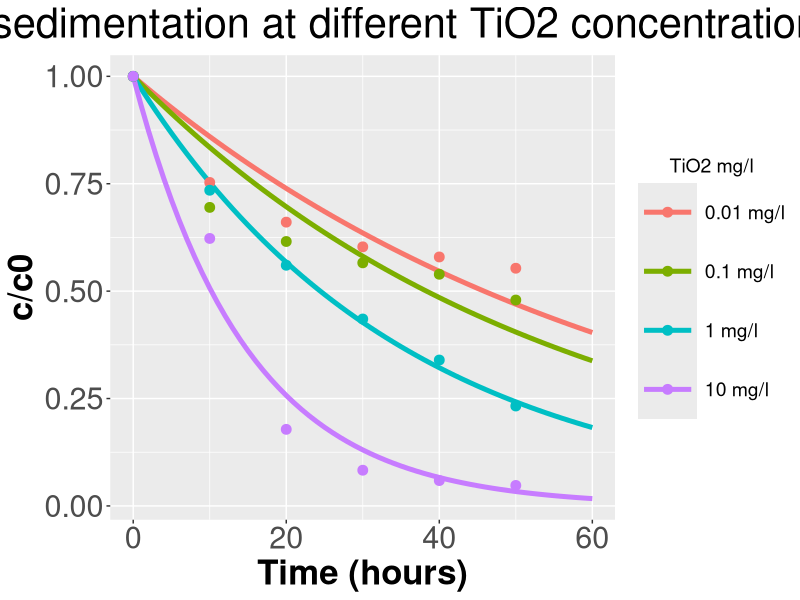
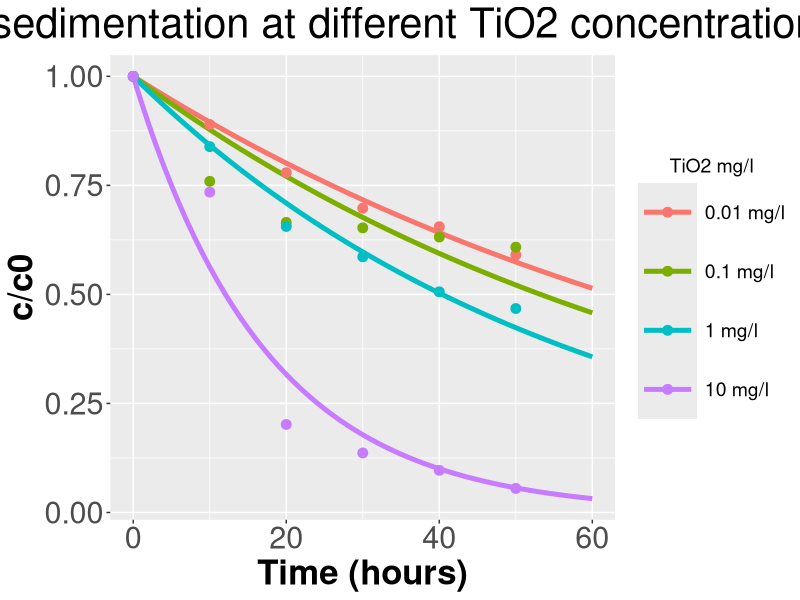
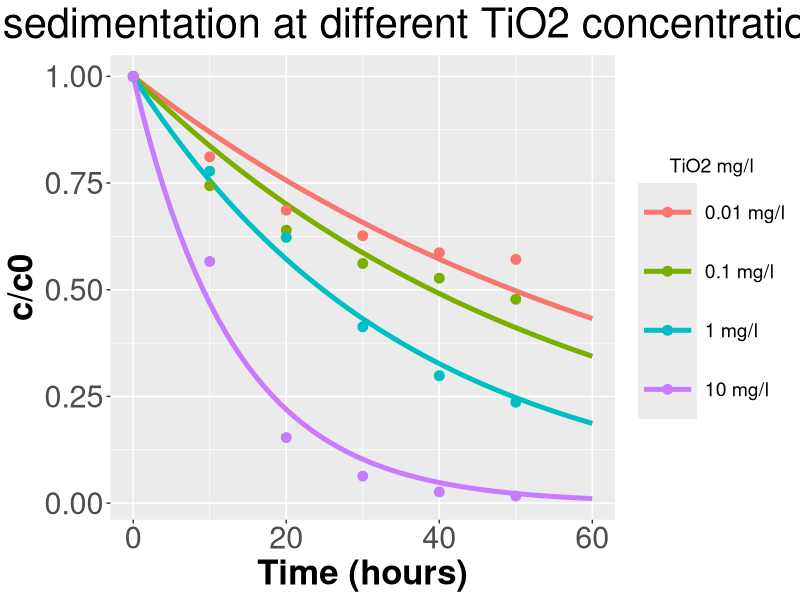
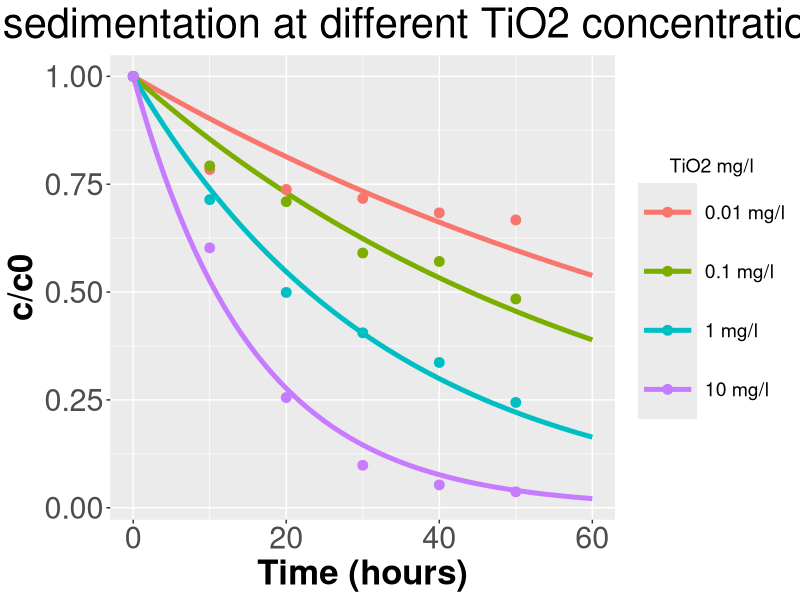
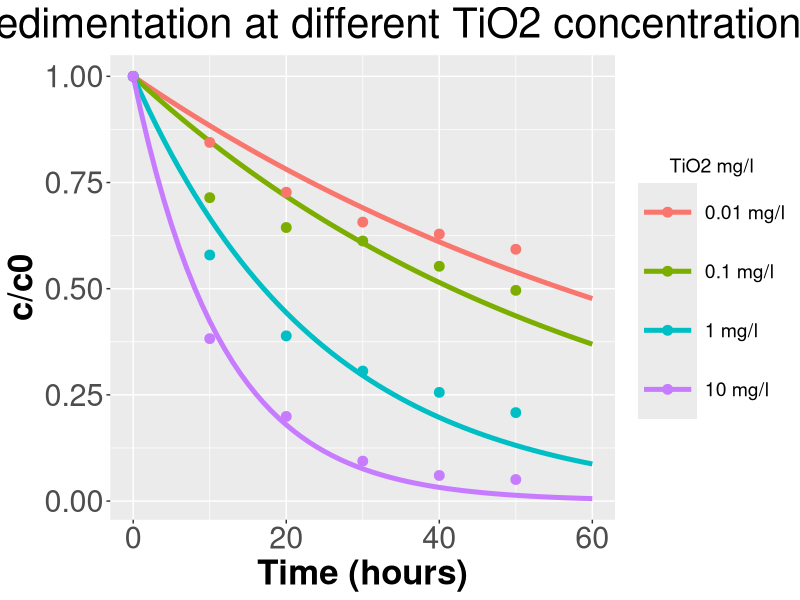
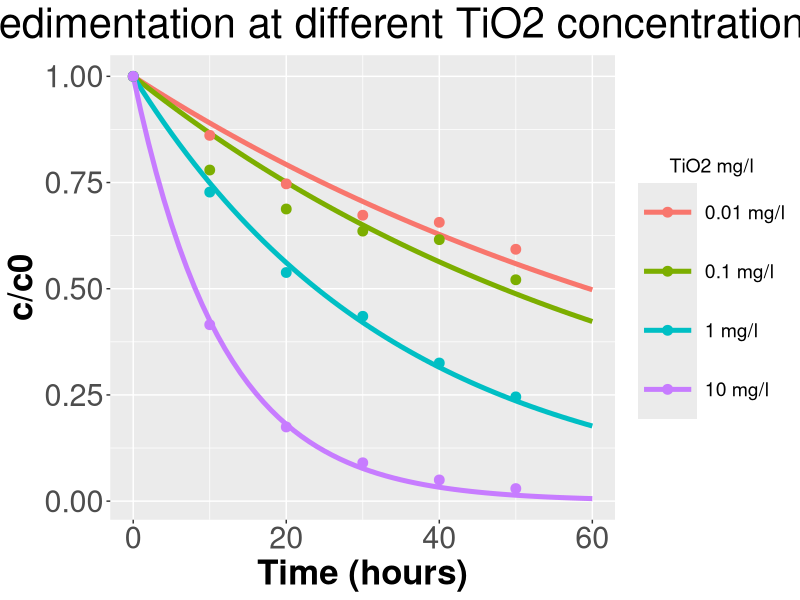

Generate these figures, in order, with R:
setwd("C:/Users/vassi/Documents/GitHub/TiO2_aggregation_and_uptake/TiO2_sedimentation/Brunelli data")


# A simple ODE to describe the sedimentation effect on the TiO2 concentration
sed_function <- function(time, inits, params){
  with(as.list(c(inits, params)),{
    
    dC_water <- - k_sed*C_water
    
    list(dC_water)
  })
}

# The metric used for the optimization
mse_custom <- function(observed, predicted){
  mean((observed - predicted)^2)
}


# The objective function to minimize
obj_function <- function(x, exp_data, initial_water_concentrations){
  k_sed <- x
  mse_scores <- c()
  for (i in 1:4) {
    sol_times <- seq(0,60)
    params <- c("k_sed"=k_sed[i])
    inits <- c("C_water" = initial_water_concentrations[i])
    solution <- data.frame(deSolve::ode(times = sol_times,  func = sed_function, y = inits,
                                        parms = params,
                                        method="lsodes",
                                        rtol = 1e-3, atol = 1e-3))
    results <- data.frame(solution$time, solution$C_water/inits)  # divide with C0 to calculate the fraction C/C0  
    colnames(results) <- c("Time", "Remaining_Concentration_fraction")
    keep_predictions <- results[results$Time %in% exp_data$Time,]
    mse_scores[i] <- mse_custom(exp_data[,i+1], keep_predictions$Remaining_Concentration_fraction)
  }
  minimize <- mean(mse_scores)
  return(minimize)
}

# A function that handles the optimization 
optimization_func <- function(exp_data){
  # Inputs
  initial_water_concentrations <- c(0.01, 0.1, 1, 10) # given in mg TiO2/L
  x0 <- runif(4, 0, 1e-03)
  N_iter <- 500
  print(exp_data)
  opts <- list( "algorithm" = "NLOPT_LN_SBPLX", #"NLOPT_LN_NEWUOA",  #"NLOPT_LN_SBPLX" ,
                "xtol_rel" = 1e-06,
                "ftol_rel" = 0.0,
                "ftol_abs" = 0.0,
                "xtol_abs" = 0.0 ,
                "maxeval" = N_iter,
                "print_level" = 1)
  
  optimization <- nloptr::nloptr(x0 = x0,
                                 eval_f = obj_function,
                                 lb	= rep(0,4),
                                 opts = opts, 
                                 exp_data = exp_data,
                                 initial_water_concentrations = initial_water_concentrations)
  
  return(optimization)
}

# A function to plot the model predictions with the experimental data of a
# specific type water
plot_func <- function(optimization, exp_data, plot_title){
  initial_water_concentrations <- c(0.01, 0.1, 1, 10) # given in mg TiO2/L
  sol_times <- seq(0,60)
  k_sed <-  optimization$solution
  mse_scores <- c()
  keep_predictions <- data.frame(matrix(data=NA, nrow = length(sol_times), ncol = dim(exp_data)[2]))
  keep_predictions[,1] <- sol_times
  colnames(keep_predictions) <- c("Time", "C1", "C2", "C3", "C4")
  for (i in 1:4) {
    params <- c("k_sed" = k_sed[i])
    inits <- c("C_water" = initial_water_concentrations[i])
    solution <- data.frame(deSolve::ode(times = sol_times,  func = sed_function, y = inits,
                                        parms = params,
                                        method="lsodes",
                                        rtol = 1e-3, atol = 1e-3))
    results <- data.frame(solution$time, solution$C_water/inits)  
    colnames(results) <- c("Time", "Remaining_Concentration_fraction")
    keep_predictions[,i+1] <- results[,2]
  }
  
  library(ggplot2)
  cls <- c("0.01 mg/l"="#F8766D", "0.1 mg/l"="#7CAE00", "1 mg/l"="#00BFC4", "10 mg/l"="#C77CFF")
  
  colnames(keep_predictions) <- c("Time", "C1", "C2", "C3", "C4")
  colnames(exp_data) <- c("Time", "C1", "C2", "C3", "C4")
  
  plot <- ggplot()+
    geom_line(data = keep_predictions, aes(x=Time, y=C1, color="0.01 mg/l"), size=1.7)+
    geom_line(data = keep_predictions, aes(x=Time, y=C2, color="0.1 mg/l"), size=1.7)+
    geom_line(data = keep_predictions, aes(x=Time, y=C3, color="1 mg/l"), size=1.7)+
    geom_line(data = keep_predictions, aes(x=Time, y=C4, color="10 mg/l"), size=1.7)+
    
    geom_point(data = exp_data, aes(x=Time, y=C1, color="0.01 mg/l"), size=3)+
    geom_point(data = exp_data, aes(x=Time, y=C2, color="0.1 mg/l"), size=3)+
    geom_point(data = exp_data, aes(x=Time, y=C3, color="1 mg/l"), size=3)+
    geom_point(data = exp_data, aes(x=Time, y=C4, color="10 mg/l"), size=3)+
    
    labs(title = plot_title,
         y = "c/c0", x = "Time (hours)")+
    theme(plot.title = element_text(hjust = 0.5,size=30), 
          axis.title.y =element_text(hjust = 0.5,size=25,face="bold"),
          axis.text.y=element_text(size=22),
          axis.title.x =element_text(hjust = 0.5,size=25,face="bold"),
          axis.text.x=element_text(size=22),
          legend.title=element_text(hjust = 0.5,size=25), 
          legend.text=element_text(size=22)) + 
    
    scale_color_manual("TiO2 mg/l", values=cls)+
    theme(legend.key.size = unit(1.5, 'cm'),  
          legend.title = element_text(size=14),
          legend.text = element_text(size=14),
          axis.text = element_text(size = 14))
  
  return(plot)
}

#====================================================
# Load data and process the data for each type water
#====================================================

c1_data <- read.csv("C1_data.csv") # 0.01 mg/l 
c1_data[,2:7] <- exp(c1_data[,2:7])
c2_data <- read.csv("C2_data.csv") # 0.1 mg/l
c2_data[,2:7] <- exp(c2_data[,2:7])
c3_data <- read.csv("C3_data.csv") # 1 mg/l
c3_data[,2:7] <- exp(c3_data[,2:7])
c4_data <- read.csv("C4_data.csv") # 10 mg/l
c4_data[,2:7] <- exp(c4_data[,2:7])

water_types <- colnames(c1_data)[-1]

### ASW1 data for all concentrations and optimization ###
asw1_data <- data.frame(cbind(c1_data$Time, c1_data$ASW1, 
                              c2_data$ASW1, c3_data$ASW1, c4_data$ASW1))
colnames(asw1_data) <- c("Time", "C1", "C2", "C3", "C4")

asw1_optimization <- optimization_func(asw1_data)
asw1_plot <- plot_func(asw1_optimization, asw1_data, 
                      "ASW1 sedimentation at different TiO2 concentrations")
asw1_ksed <-  asw1_optimization$solution

### ASW2 data for all concentrations ###
asw2_data <- data.frame(cbind(c1_data$Time, c1_data$ASW2, 
                              c2_data$ASW2, c3_data$ASW2, c4_data$ASW2))
colnames(asw2_data) <- c("Time", "C1", "C2", "C3", "C4")

asw2_optimization <- optimization_func(asw2_data)
asw2_plot <- plot_func(asw2_optimization, asw2_data, 
                       "ASW2 sedimentation at different TiO2 concentrations")
asw2_ksed <-  asw2_optimization$solution

# AEW data for all concentrations
aew_data <- data.frame(cbind(c1_data$Time, c1_data$AEW, 
                              c2_data$AEW, c3_data$AEW, c4_data$AEW))
colnames(aew_data) <- c("Time", "C1", "C2", "C3", "C4")

aew_optimization <- optimization_func(aew_data)
aew_plot <- plot_func(aew_optimization, aew_data, 
                       "AEW sedimentation at different TiO2 concentrations")
aew_ksed <-  aew_optimization$solution

### AFW data for all concentrations ###
afw_data <- data.frame(cbind(c1_data$Time, c1_data$AFW, 
                             c2_data$AFW, c3_data$AFW, c4_data$AFW))
colnames(afw_data) <- c("Time", "C1", "C2", "C3", "C4")

afw_optimization <- optimization_func(afw_data)
afw_plot <- plot_func(afw_optimization, afw_data, 
                      "AFW sedimentation at different TiO2 concentrations")
afw_ksed <-  afw_optimization$solution

# LW data for all concentrations
lw_data <- data.frame(cbind(c1_data$Time, c1_data$LW, 
                             c2_data$LW, c3_data$LW, c4_data$LW))
colnames(lw_data) <- c("Time", "C1", "C2", "C3", "C4")

lw_optimization <- optimization_func(lw_data)
lw_plot <- plot_func(lw_optimization, lw_data, 
                      "LW sedimentation at different TiO2 concentrations")
lw_ksed <-  lw_optimization$solution

# SW data for all concentrations
sw_data <- data.frame(cbind(c1_data$Time, c1_data$SW, 
                             c2_data$SW, c3_data$SW, c4_data$SW))
colnames(sw_data) <- c("Time", "C1", "C2", "C3", "C4")

sw_optimization <- optimization_func(sw_data)
sw_plot <- plot_func(sw_optimization, sw_data, 
                     "SW sedimentation at different TiO2 concentrations")
sw_ksed <-  sw_optimization$solution
